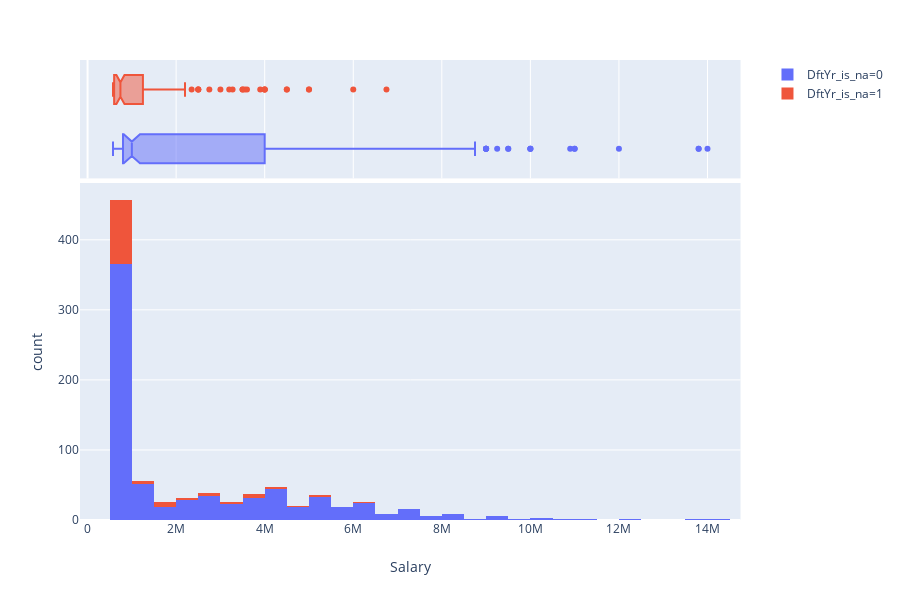

The notebook cell this image was saved under:
### Code cell
import plotly.express as px
tips = px.data.tips()
fig = px.histogram(hockey, x="Salary", color="DftYr_is_na",
                   marginal="box",  #or violin, rug
                   hover_data=hockey.columns)
fig.show()

### Figure 1 — Plotly figure (JSON) as saved in the notebook; plotly's stock layout.template omitted (floating-point values rounded to 4 significant figures; data arrays with more than 128 entries replaced by an {"elided": "..."} marker saying what was removed)
{"data": [{"alignmentgroup": "True", "bingroup": "x", "hoverlabel": {"namelength": 0}, "hovertemplate": "DftYr_is_na=0<br>Salary=%{x}<br>count=%{y}", "legendgroup": "DftYr_is_na=0", "marker": {"color": "#636efa"}, "name": "DftYr_is_na=0", "offsetgroup": "DftYr_is_na=0", "orientation": "v", "showlegend": true, "type": "histogram", "x": {"elided": "749 int values"}, "xaxis": "x", "yaxis": "y"}, {"alignmentgroup": "True", "customdata": {"elided": "749x156 mixed values"}, "hoverlabel": {"namelength": 0}, "hovertemplate": "DftYr_is_na=%{customdata[155]}<br>Salary=%{customdata[0]}<br>Born=%{customdata[1]}<br>City=%{customdata[2]}<br>Pr/St=%{customdata[3]}<br>Cntry=%{customdata[4]}<br>Nat=%{customdata[5]}<br>Ht=%{customdata[6]}<br>Wt=%{customdata[7]}<br>DftYr=%{customdata[8]}<br>DftRd=%{customdata[9]}<br>Ovrl=%{customdata[10]}<br>Hand=%{customdata[11]}<br>Last Name=%{customdata[12]}<br>First Name=%{customdata[13]}<br>Position=%{customdata[14]}<br>Team=%{customdata[15]}<br>GP=%{customdata[16]}<br>G=%{customdata[17]}<br>A=%{customdata[18]}<br>A1=%{customdata[19]}<br>A2=%{customdata[20]}<br>PTS=%{customdata[21]}<br>+/-=%{customdata[22]}<br>E+/-=%{customdata[23]}<br>PIM=%{customdata[24]}<br>Shifts=%{customdata[25]}<br>TOI=%{customdata[26]}<br>TOIX=%{customdata[27]}<br>TOI/GP=%{customdata[28]}<br>TOI/GP.1=%{customdata[29]}<br>TOI%=%{customdata[30]}<br>IPP%=%{customdata[31]}<br>SH%=%{customdata[32]}<br>SV%=%{customdata[33]}<br>PDO=%{customdata[34]}<br>F/60=%{customdata[35]}<br>A/60=%{customdata[36]}<br>Pct%=%{customdata[37]}<br>Diff=%{customdata[38]}<br>Diff/60=%{customdata[39]}<br>iCF=%{customdata[40]}<br>iCF.1=%{customdata[41]}<br>iFF=%{customdata[42]}<br>iSF=%{customdata[43]}<br>iSF.1=%{customdata[44]}<br>iSF.2=%{customdata[45]}<br>ixG=%{customdata[46]}<br>iSCF=%{customdata[47]}<br>iRB=%{customdata[48]}<br>iRS=%{customdata[49]}<br>iDS=%{customdata[50]}<br>sDist=%{customdata[51]}<br>sDist.1=%{customdata[52]}<br>Pass=%{customdata[53]}<br>iHF=%{customdata[54]}<br>iHF.1=%{customdata[55]}<br>iHA=%{customdata[56]}<br>iHDf=%{customdata[57]}<br>iMiss=%{customdata[58]}<br>iGVA=%{customdata[59]}<br>iTKA=%{customdata[60]}<br>iBLK=%{customdata[61]}<br>iGVA.1=%{customdata[62]}<br>iTKA.1=%{customdata[63]}<br>iBLK.1=%{customdata[64]}<br>BLK%=%{customdata[65]}<br>iFOW=%{customdata[66]}<br>iFOL=%{customdata[67]}<br>iFOW.1=%{customdata[68]}<br>iFOL.1=%{customdata[69]}<br>FO%=%{customdata[70]}<br>%FOT=%{customdata[71]}<br>dzFOW=%{customdata[72]}<br>dzFOL=%{customdata[73]}<br>nzFOW=%{customdata[74]}<br>nzFOL=%{customdata[75]}<br>ozFOW=%{customdata[76]}<br>ozFOL=%{customdata[77]}<br>FOW.Up=%{customdata[78]}<br>FOL.Up=%{customdata[79]}<br>FOW.Down=%{customdata[80]}<br>FOL.Down=%{customdata[81]}<br>FOW.Close=%{customdata[82]}<br>FOL.Close=%{customdata[83]}<br>OTG=%{customdata[84]}<br>1G=%{customdata[85]}<br>GWG=%{customdata[86]}<br>ENG=%{customdata[87]}<br>PSG=%{customdata[88]}<br>PSA=%{customdata[89]}<br>G.Bkhd=%{customdata[90]}<br>G.Dflct=%{customdata[91]}<br>G.Slap=%{customdata[92]}<br>G.Snap=%{customdata[93]}<br>G.Tip=%{customdata[94]}<br>G.Wrap=%{customdata[95]}<br>G.Wrst=%{customdata[96]}<br>CBar =%{customdata[97]}<br>Post=%{customdata[98]}<br>Over=%{customdata[99]}<br>Wide=%{customdata[100]}<br>S.Bkhd=%{customdata[101]}<br>S.Dflct=%{customdata[102]}<br>S.Slap=%{customdata[103]}<br>S.Snap=%{customdata[104]}<br>S.Tip=%{customdata[105]}<br>S.Wrap=%{customdata[106]}<br>S.Wrst=%{customdata[107]}<br>iPenT=%{customdata[108]}<br>iPenD=%{customdata[109]}<br>iPENT=%{customdata[110]}<br>iPEND=%{customdata[111]}<br>iPenDf=%{customdata[112]}<br>NPD=%{customdata[113]}<br>Min=%{customdata[114]}<br>Maj=%{customdata[115]}<br>Match=%{customdata[116]}<br>Misc=%{customdata[117]}<br>Game=%{customdata[118]}<br>CF=%{customdata[119]}<br>CA=%{customdata[120]}<br>FF=%{customdata[121]}<br>FA=%{customdata[122]}<br>SF=%{customdata[123]}<br>SA=%{customdata[124]}<br>xGF=%{customdata[125]}<br>xGA=%{customdata[126]}<br>SCF=%{customdata[127]}<br>SCA=%{customdata[128]}<br>GF=%{customdata[129]}<br>GA=%{customdata[130]}<br>RBF=%{customdata[131]}<br>RBA=%{customdata[132]}<br>RSF=%{customdata[133]}<br>RSA=%{customdata[134]}<br>DSF=%{customdata[135]}<br>DSA=%{customdata[136]}<br>FOW=%{customdata[137]}<br>FOL=%{customdata[138]}<br>HF=%{customdata[139]}<br>HA=%{customdata[140]}<br>GVA=%{customdata[141]}<br>TKA=%{customdata[142]}<br>PENT=%{customdata[143]}<br>PEND=%{customdata[144]}<br>OPS=%{customdata[145]}<br>DPS=%{customdata[146]}<br>PS=%{customdata[147]}<br>OTOI=%{customdata[148]}<br>Grit=%{customdata[149]}<br>DAP=%{customdata[150]}<br>Pace=%{customdata[151]}<br>GS=%{customdata[152]}<br>GS/G=%{customdata[153]}<br>Age=%{customdata[154]}", "legendgroup": "DftYr_is_na=0", "marker": {"color": "#636efa"}, "name": "DftYr_is_na=0", "notched": true, "offsetgroup": "DftYr_is_na=0", "showlegend": false, "type": "box", "x": {"elided": "749 int values"}, "xaxis": "x2", "yaxis": "y2"}, {"alignmentgroup": "True", "bingroup": "x", "hoverlabel": {"namelength": 0}, "hovertemplate": "DftYr_is_na=1<br>Salary=%{x}<br>count=%{y}", "legendgroup": "DftYr_is_na=1", "marker": {"color": "#EF553B"}, "name": "DftYr_is_na=1", "offsetgroup": "DftYr_is_na=1", "orientation": "v", "showlegend": true, "type": "histogram", "x": [842500, 800000, 1600000, 600000, 725000, 2200000, 650000, 600000, 750000, 6750000, 600000, 925000, 575000, 925000, 5000000, 2350000, 2750000, 3000000, 650000, 575000, 950000, 1250000, 625000, 575000, 640000, 892500, 575000, 1850000, 2500000, 800000, 725000, 792500, 575000, 4000000, 675000, 742500, 635000, 842500, 925000, 750000, 925000, 1250000, 575000, 640000, 575000, 925000, 600000, 3275000, 650000, 692500, 4000000, 600000, 675000, 600000, 3500000, 2500000, 792500, 800000, 742500, 575000, 600000, 1250000, 2000000, 3550000, 600000, 874125, 600000, 650000, 4500000, 2500000, 575000, 3900000, 575000, 575000, 3200000, 650000, 575000, 1100000, 925000, 632500, 575000, 575000, 595000, 750000, 600000, 575000, 575000, 575000, 722500, 1600000, 600000, 950000, 874125, 875000, 625000, 1650000, 1750000, 650000, 667500, 575000, 575000, 600000, 842500, 585000, 925000, 575000, 3600000, 575000, 6000000, 625000, 630000, 692500, 667500, 925000, 3500000, 575000, 590000, 1800000, 4500000, 600000, 874125, 850000, 5000000, 4000000, 792500], "xaxis": "x", "yaxis": "y"}, {"alignmentgroup": "True", "customdata": {"elided": "125x156 mixed values"}, "hoverlabel": {"namelength": 0}, "hovertemplate": "DftYr_is_na=%{customdata[155]}<br>Salary=%{customdata[0]}<br>Born=%{customdata[1]}<br>City=%{customdata[2]}<br>Pr/St=%{customdata[3]}<br>Cntry=%{customdata[4]}<br>Nat=%{customdata[5]}<br>Ht=%{customdata[6]}<br>Wt=%{customdata[7]}<br>DftYr=%{customdata[8]}<br>DftRd=%{customdata[9]}<br>Ovrl=%{customdata[10]}<br>Hand=%{customdata[11]}<br>Last Name=%{customdata[12]}<br>First Name=%{customdata[13]}<br>Position=%{customdata[14]}<br>Team=%{customdata[15]}<br>GP=%{customdata[16]}<br>G=%{customdata[17]}<br>A=%{customdata[18]}<br>A1=%{customdata[19]}<br>A2=%{customdata[20]}<br>PTS=%{customdata[21]}<br>+/-=%{customdata[22]}<br>E+/-=%{customdata[23]}<br>PIM=%{customdata[24]}<br>Shifts=%{customdata[25]}<br>TOI=%{customdata[26]}<br>TOIX=%{customdata[27]}<br>TOI/GP=%{customdata[28]}<br>TOI/GP.1=%{customdata[29]}<br>TOI%=%{customdata[30]}<br>IPP%=%{customdata[31]}<br>SH%=%{customdata[32]}<br>SV%=%{customdata[33]}<br>PDO=%{customdata[34]}<br>F/60=%{customdata[35]}<br>A/60=%{customdata[36]}<br>Pct%=%{customdata[37]}<br>Diff=%{customdata[38]}<br>Diff/60=%{customdata[39]}<br>iCF=%{customdata[40]}<br>iCF.1=%{customdata[41]}<br>iFF=%{customdata[42]}<br>iSF=%{customdata[43]}<br>iSF.1=%{customdata[44]}<br>iSF.2=%{customdata[45]}<br>ixG=%{customdata[46]}<br>iSCF=%{customdata[47]}<br>iRB=%{customdata[48]}<br>iRS=%{customdata[49]}<br>iDS=%{customdata[50]}<br>sDist=%{customdata[51]}<br>sDist.1=%{customdata[52]}<br>Pass=%{customdata[53]}<br>iHF=%{customdata[54]}<br>iHF.1=%{customdata[55]}<br>iHA=%{customdata[56]}<br>iHDf=%{customdata[57]}<br>iMiss=%{customdata[58]}<br>iGVA=%{customdata[59]}<br>iTKA=%{customdata[60]}<br>iBLK=%{customdata[61]}<br>iGVA.1=%{customdata[62]}<br>iTKA.1=%{customdata[63]}<br>iBLK.1=%{customdata[64]}<br>BLK%=%{customdata[65]}<br>iFOW=%{customdata[66]}<br>iFOL=%{customdata[67]}<br>iFOW.1=%{customdata[68]}<br>iFOL.1=%{customdata[69]}<br>FO%=%{customdata[70]}<br>%FOT=%{customdata[71]}<br>dzFOW=%{customdata[72]}<br>dzFOL=%{customdata[73]}<br>nzFOW=%{customdata[74]}<br>nzFOL=%{customdata[75]}<br>ozFOW=%{customdata[76]}<br>ozFOL=%{customdata[77]}<br>FOW.Up=%{customdata[78]}<br>FOL.Up=%{customdata[79]}<br>FOW.Down=%{customdata[80]}<br>FOL.Down=%{customdata[81]}<br>FOW.Close=%{customdata[82]}<br>FOL.Close=%{customdata[83]}<br>OTG=%{customdata[84]}<br>1G=%{customdata[85]}<br>GWG=%{customdata[86]}<br>ENG=%{customdata[87]}<br>PSG=%{customdata[88]}<br>PSA=%{customdata[89]}<br>G.Bkhd=%{customdata[90]}<br>G.Dflct=%{customdata[91]}<br>G.Slap=%{customdata[92]}<br>G.Snap=%{customdata[93]}<br>G.Tip=%{customdata[94]}<br>G.Wrap=%{customdata[95]}<br>G.Wrst=%{customdata[96]}<br>CBar =%{customdata[97]}<br>Post=%{customdata[98]}<br>Over=%{customdata[99]}<br>Wide=%{customdata[100]}<br>S.Bkhd=%{customdata[101]}<br>S.Dflct=%{customdata[102]}<br>S.Slap=%{customdata[103]}<br>S.Snap=%{customdata[104]}<br>S.Tip=%{customdata[105]}<br>S.Wrap=%{customdata[106]}<br>S.Wrst=%{customdata[107]}<br>iPenT=%{customdata[108]}<br>iPenD=%{customdata[109]}<br>iPENT=%{customdata[110]}<br>iPEND=%{customdata[111]}<br>iPenDf=%{customdata[112]}<br>NPD=%{customdata[113]}<br>Min=%{customdata[114]}<br>Maj=%{customdata[115]}<br>Match=%{customdata[116]}<br>Misc=%{customdata[117]}<br>Game=%{customdata[118]}<br>CF=%{customdata[119]}<br>CA=%{customdata[120]}<br>FF=%{customdata[121]}<br>FA=%{customdata[122]}<br>SF=%{customdata[123]}<br>SA=%{customdata[124]}<br>xGF=%{customdata[125]}<br>xGA=%{customdata[126]}<br>SCF=%{customdata[127]}<br>SCA=%{customdata[128]}<br>GF=%{customdata[129]}<br>GA=%{customdata[130]}<br>RBF=%{customdata[131]}<br>RBA=%{customdata[132]}<br>RSF=%{customdata[133]}<br>RSA=%{customdata[134]}<br>DSF=%{customdata[135]}<br>DSA=%{customdata[136]}<br>FOW=%{customdata[137]}<br>FOL=%{customdata[138]}<br>HF=%{customdata[139]}<br>HA=%{customdata[140]}<br>GVA=%{customdata[141]}<br>TKA=%{customdata[142]}<br>PENT=%{customdata[143]}<br>PEND=%{customdata[144]}<br>OPS=%{customdata[145]}<br>DPS=%{customdata[146]}<br>PS=%{customdata[147]}<br>OTOI=%{customdata[148]}<br>Grit=%{customdata[149]}<br>DAP=%{customdata[150]}<br>Pace=%{customdata[151]}<br>GS=%{customdata[152]}<br>GS/G=%{customdata[153]}<br>Age=%{customdata[154]}", "legendgroup": "DftYr_is_na=1", "marker": {"color": "#EF553B"}, "name": "DftYr_is_na=1", "notched": true, "offsetgroup": "DftYr_is_na=1", "showlegend": false, "type": "box", "x": [842500, 800000, 1600000, 600000, 725000, 2200000, 650000, 600000, 750000, 6750000, 600000, 925000, 575000, 925000, 5000000, 2350000, 2750000, 3000000, 650000, 575000, 950000, 1250000, 625000, 575000, 640000, 892500, 575000, 1850000, 2500000, 800000, 725000, 792500, 575000, 4000000, 675000, 742500, 635000, 842500, 925000, 750000, 925000, 1250000, 575000, 640000, 575000, 925000, 600000, 3275000, 650000, 692500, 4000000, 600000, 675000, 600000, 3500000, 2500000, 792500, 800000, 742500, 575000, 600000, 1250000, 2000000, 3550000, 600000, 874125, 600000, 650000, 4500000, 2500000, 575000, 3900000, 575000, 575000, 3200000, 650000, 575000, 1100000, 925000, 632500, 575000, 575000, 595000, 750000, 600000, 575000, 575000, 575000, 722500, 1600000, 600000, 950000, 874125, 875000, 625000, 1650000, 1750000, 650000, 667500, 575000, 575000, 600000, 842500, 585000, 925000, 575000, 3600000, 575000, 6000000, 625000, 630000, 692500, 667500, 925000, 3500000, 575000, 590000, 1800000, 4500000, 600000, 874125, 850000, 5000000, 4000000, 792500], "xaxis": "x2", "yaxis": "y2"}], "layout": {"barmode": "relative", "height": 600, "legend": {"tracegroupgap": 0}, "margin": {"t": 60}, "xaxis": {"anchor": "y", "domain": [0, 0.98], "title": {"text": "Salary"}}, "xaxis2": {"anchor": "y2", "domain": [0, 0.98], "matches": "x", "showgrid": true, "showticklabels": false}, "yaxis": {"anchor": "x", "domain": [0, 0.7326], "title": {"text": "count"}}, "yaxis2": {"anchor": "x2", "domain": [0.7426, 1], "matches": "y2", "showgrid": false, "showticklabels": false}}}
